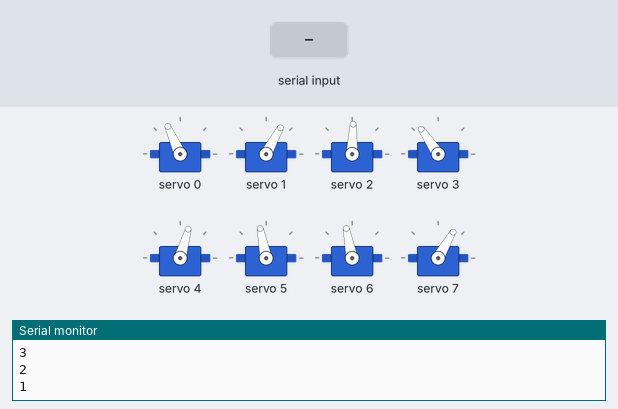
Recording of a sketch running on a simulated ESP32. On the bench: 8 × servo, the last lines printed to the serial monitor. The test bench sets the inputs (shaded band).

Above: at 12.2 s.
12.3 s: "2" received over Serial
At 12.86 s:
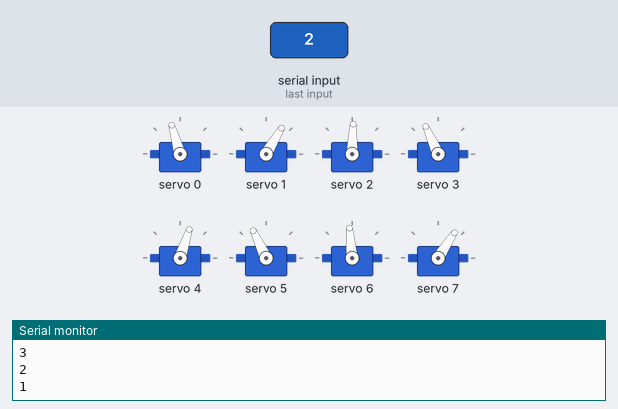
At 13.36 s:
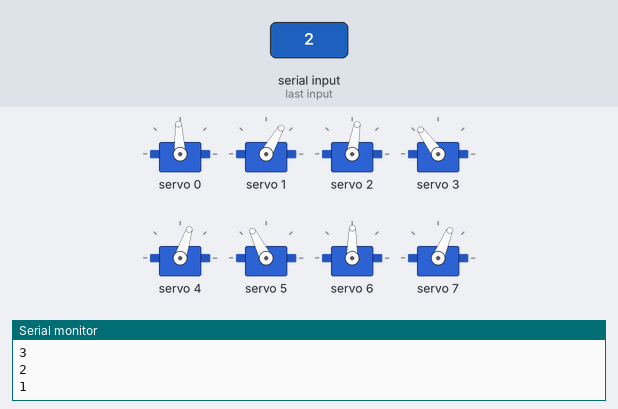
15.3 s: "1" received over Serial
18.3 s: "0" received over Serial
At 19.4 s:
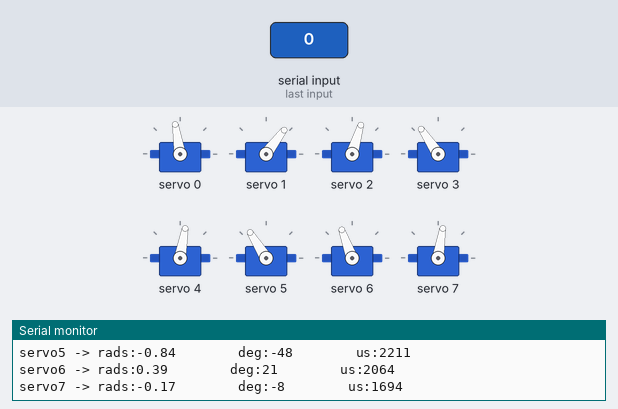
Timing chart, 0 to 21.3 s (numbered marks = the images above; inputs shaded):
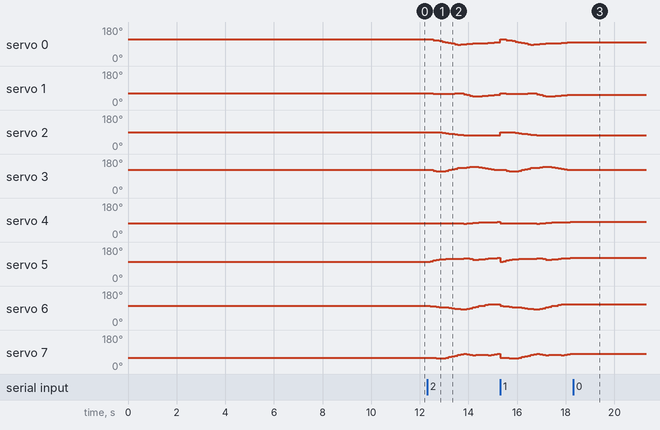

The sketch:

3D_SS_48.ino
```cpp
// HOW TO:
// ------------------------------
// Serial input = 2 -> Steps through gait sequence once and stops at the end.
// Serial input = 1 -> Steps through gait sequence in a loop.
// Serial input = 0 -> Stops infinite loop at the node where it is at that moment

//Gait template
#include <Wire.h>
#include <Adafruit_PWMServoDriver.h>

Adafruit_PWMServoDriver pca9685 = Adafruit_PWMServoDriver();

#define SERVO_FREQ 300
#define SER0 0 //Hip 1
#define SER1 1 //Knee 1
#define SER2 2 //Hip 2
#define SER3 3 //Knee 2
#define SER4 4 //Hip 3
#define SER5 5 //Knee 3
#define SER6 6 //Hip 4
#define SER7 7 //Knee 4

// Insert servo angles here:
// For 3D gaits, these angles are obtained from linearisation.py
// For 2D gaits, these angles are obtained from 2D_trajectory_reader.py
float SS_servo0[] = {-0.51724752, -0.49687805, -0.43311711, -0.3679471 , -0.29696905, -0.21822921, -0.13777268, -0.05665656,  0.02428989,  0.10550167,  0.178439  ,  0.14804504,  0.10243057,  0.06541169,  0.04411493,  0.02639827,  0.01051893, -0.00769156, -0.02640844, -0.04778439, -0.06785836, -0.08958958, -0.1085497 , -0.12907227, -0.13615785, -0.137096  , -0.14466933, -0.15055744, -0.16766946, -0.20082972, -0.24164432, -0.28331055, -0.32574943, -0.36678117, -0.40429016, -0.4325453 , -0.4523745 , -0.4667741 , -0.4806219 , -0.4948746 , -0.50441348, -0.51031086, -0.5139467 , -0.51830486, -0.521673  , -0.52184917, -0.52445411, -0.51583723};
float SS_servo1[] = {0.65384959, 0.65155319, 0.66507429, 0.68082255, 0.69052494, 0.69237177, 0.69245125, 0.69207568, 0.66471973, 0.61451191, 0.58434146, 0.65234647, 0.73997661, 0.84237047, 0.94590277, 1.00692429, 1.00419391, 0.98600705, 0.96400385, 0.92196047, 0.88392102, 0.87164801, 0.85206977, 0.82855775, 0.78180176, 0.72916663, 0.68846045, 0.64869065, 0.64921339, 0.70092999, 0.78356372, 0.87173007, 0.96006568, 1.04809123, 1.11017688, 1.13076594, 1.12206911, 1.11694221, 1.11094423, 1.10284084, 1.07131146, 1.02127298, 0.95713487, 0.8945025 , 0.83169307, 0.77327121, 0.74108307, 0.68245163};
float SS_servo2[] = {-0.16905272, -0.16953382, -0.16914312, -0.16706919, -0.1718121 , -0.19975201, -0.25074857, -0.3034333 , -0.35634371, -0.41118705, -0.45846651, -0.482303  , -0.49273542, -0.50402723, -0.5108869 , -0.51798813, -0.5174277 , -0.51871124, -0.52020504, -0.52280299, -0.52110615, -0.52243052, -0.51850836, -0.51723448, -0.45185037, -0.37773759, -0.30519714, -0.23148674, -0.15148395, -0.07097439,  0.01007393,  0.09130668,  0.17235637,  0.24346899,  0.22120261,  0.16918807,  0.12341131,  0.08742274,  0.04970196,  0.01326169, -0.01576319, -0.03911516, -0.05525973, -0.07169892, -0.08975433, -0.10771323, -0.1335707 , -0.16041779};
float SS_servo3[] = {0.67698208, 0.6293607 , 0.55266443, 0.47547571, 0.42660721, 0.4445915 , 0.52666477, 0.62146627, 0.71741381, 0.81549214, 0.9043305 , 0.9385146 , 0.94436731, 0.97680914, 1.02820463, 1.05169299, 1.01868672, 0.97213334, 0.92218369, 0.85439972, 0.78490728, 0.73782805, 0.68084309, 0.67269331, 0.68348157, 0.69069601, 0.69865968, 0.70552012, 0.70188304, 0.68944833, 0.68026812, 0.64181107, 0.58294076, 0.53685249, 0.58257226, 0.6615756 , 0.71416801, 0.76005452, 0.81120996, 0.85713862, 0.86295461, 0.84061654, 0.79212157, 0.74639514, 0.70657344, 0.677398  , 0.69082873, 0.70016768};
float SS_servo4[] = {0.47735068, 0.49668815, 0.50638003, 0.5157082 , 0.52180376, 0.51745154, 0.51148903, 0.50808232, 0.50743846, 0.51066178, 0.51422354, 0.51583218, 0.52393068, 0.51761262, 0.48729692, 0.45235324, 0.42631876, 0.41767393, 0.41038896, 0.41024479, 0.40479314, 0.38320231, 0.36304026, 0.34042601, 0.31313673, 0.27383943, 0.24294669, 0.21502584, 0.18938189, 0.15671917, 0.12688952, 0.0951714 , 0.06033466, 0.04649424, 0.06355045, 0.08064633, 0.10942693, 0.1870149 , 0.26839611, 0.34935716, 0.42715371, 0.5024621 , 0.55797201, 0.57185759, 0.54905498, 0.52604051, 0.50782959, 0.482644  };
float SS_servo5[] = {-0.35850778, -0.43928468, -0.52617597, -0.61256028, -0.68171432, -0.71488286, -0.72893744, -0.73703517, -0.74963647, -0.76861982, -0.78049185, -0.79815238, -0.83005968, -0.81210157, -0.72067461, -0.64349779, -0.62154602, -0.64798297, -0.68124448, -0.75034269, -0.80593951, -0.81301453, -0.82495414, -0.83776455, -0.83641024, -0.8041395 , -0.79384055, -0.78643267, -0.76823985, -0.71702053, -0.65708252, -0.58956503, -0.51694698, -0.46597217, -0.49001537, -0.53064433, -0.60672513, -0.67815943, -0.72036336, -0.7286951 , -0.72441116, -0.71827348, -0.70387435, -0.66179232, -0.60252878, -0.56289732, -0.4773581 , -0.39176376};
float SS_servo6[] = { 0.17793079,  0.15791647,  0.13273126,  0.11150396,  0.08560667,  0.05652987,  0.0215502 , -0.0200086 , -0.06168861, -0.10785129, -0.15152329, -0.1850926 , -0.18452448, -0.13354993, -0.05350143,  0.02700494,  0.1041699 ,  0.17455889,  0.24380808,  0.30707199,  0.37480153,  0.38523144,  0.38542742,  0.37948796,  0.38690122,  0.4043453 ,  0.42232989,  0.44024897,  0.4512656 ,  0.44128099,  0.43053144,  0.42092532,  0.42296782,  0.4250468 ,  0.45004523,  0.46454602,  0.45459335,  0.40032215,  0.34584768,  0.2965083 ,  0.2688287 ,  0.2584945 ,  0.26258999,  0.26568592,  0.26637748,  0.25971588,  0.22369448,  0.19410352};
float SS_servo7[] = {-0.63176666, -0.63841804, -0.66283978, -0.6954209 , -0.70435493, -0.68553228, -0.63341758, -0.55496748, -0.47530262, -0.38701365, -0.26940744, -0.17751786, -0.15038032, -0.22886443, -0.29082004, -0.30176582, -0.2964719 , -0.28217723, -0.26703939, -0.24747388, -0.31574403, -0.28311336, -0.22046564, -0.14843172, -0.17245536, -0.252284  , -0.33689061, -0.41919695, -0.47501471, -0.47521286, -0.45935068, -0.44164821, -0.44778168, -0.4519022 , -0.51672927, -0.57897259, -0.60442994, -0.52826614, -0.44914962, -0.38039042, -0.3694405 , -0.40544228, -0.48140859, -0.55714517, -0.62853597, -0.67703748, -0.64147709, -0.6253295 };

int node=0;
int first=0;
int input=0;
int end_time=0;
int time_step=120000;
int steps = sizeof(SS_servo0)/sizeof(SS_servo0[0]);
int one_print = 0;

// -------------------Joint configurations-------------------
int servo0=0;
int servo0_deg=0;
int servo1=0;
int servo1_deg=0;
int servo2=0;
int servo2_deg=0;
int servo3=0;
int servo3_deg=0;
int servo4=0;
int servo4_deg=0;
int servo5=0;
int servo5_deg=0;
int servo6=0;
int servo6_deg=0;
int servo7=0;
int servo7_deg=0;

void setup() {
  Serial.begin(115200);
  pca9685.begin();

  pca9685.setOscillatorFrequency(27000000); //Value between 24MHz and 27MHz, tuned for this setup
  pca9685.setPWMFreq(SERVO_FREQ);
  delay (1000);

  servo0_deg=SS_servo0[0]/3.14159265*180;
  servo0=map(servo0_deg,-38,90,2200,1030);
  servo1_deg=SS_servo1[0]/3.14159265*180;
  servo1=map(servo1_deg,-90,90,2600,950);
  servo2_deg=SS_servo2[0]/3.14159265*180;
  servo2=map(servo2_deg,-38,90,1510,2730);
  servo3_deg=SS_servo3[0]/3.14159265*180;
  servo3=map(servo3_deg,-90,90,1100,2700);
  servo4_deg=SS_servo4[0]/3.14159265*180;
  servo4=map(servo4_deg,-90,38,2700,1500);
  servo5_deg=SS_servo5[0]/3.14159265*180;
  servo5=map(servo5_deg,-90,90,2600,930);
  servo6_deg=SS_servo6[0]/3.14159265*180;
  servo6=map(servo6_deg,-90,38,850,2250);
  servo7_deg=SS_servo7[0]/3.14159265*180;
  servo7=map(servo7_deg,-90,90,920,2620);

  pca9685.setPWM(SER0,0,servo0);
  pca9685.setPWM(SER1,0,servo1);
  pca9685.setPWM(SER2,0,servo2);
  pca9685.setPWM(SER3,0,servo3);
  pca9685.setPWM(SER4,0,servo4);
  pca9685.setPWM(SER5,0,servo5);
  pca9685.setPWM(SER6,0,servo6);
  pca9685.setPWM(SER7,0,servo7);

  Serial.print("Node:");
  Serial.println(node);
  Serial.print("servo0 -> rads:");
  Serial.print(SS_servo0[node]);
  Serial.print("        deg:");
  Serial.print(servo0_deg);
  Serial.print("        us:");
  Serial.println(servo0);
  Serial.print("servo1 -> rads:");
  Serial.print(SS_servo1[node]);
  Serial.print("        deg:");
  Serial.print(servo1_deg);
  Serial.print("        us:");
  Serial.println(servo1);
  Serial.print("servo2 -> rads:");
  Serial.print(SS_servo2[node]);
  Serial.print("        deg:");
  Serial.print(servo2_deg);
  Serial.print("        us:");
  Serial.println(servo2);
  Serial.print("servo3 -> rads:");
  Serial.print(SS_servo3[node]);
  Serial.print("        deg:");
  Serial.print(servo3_deg);
  Serial.print("        us:");
  Serial.println(servo3);
  Serial.print("servo4 -> rads:");
  Serial.print(SS_servo4[node]);
  Serial.print("        deg:");
  Serial.print(servo4_deg);
  Serial.print("        us:");
  Serial.println(servo4);
  Serial.print("servo5 -> rads:");
  Serial.print(SS_servo5[node]);
  Serial.print("        deg:");
  Serial.print(servo5_deg);
  Serial.print("        us:");
  Serial.println(servo5);
  Serial.print("servo6 -> rads:");
  Serial.print(SS_servo6[node]);
  Serial.print("        deg:");
  Serial.print(servo6_deg);
  Serial.print("        us:");
  Serial.println(servo6);
  Serial.print("servo7 -> rads:");
  Serial.print(SS_servo7[node]);
  Serial.print("        deg:");
  Serial.print(servo7_deg);
  Serial.print("        us:");
  Serial.println(servo7);

  Serial.println("10");
  delay(1000);
  Serial.println("9");
  delay(1000);
  Serial.println("8");
  delay(1000);
  Serial.println("7");
  delay(1000);
  Serial.println("6");
  delay(1000);
  Serial.println("5");
  delay(1000);
  Serial.println("4");
  delay(1000);
  Serial.println("3");
  delay(1000);
  Serial.println("2");
  delay(1000);
  Serial.println("1");
  delay(1000);

}

void loop()
{
  if(Serial.available()>0)
  {
    first=Serial.read();
    if(first=='2')
    {
      input=2;
      node=0;
      one_print=1;
    }
    if(first=='1')
    {
      input=1;
      node=0;
      one_print=1;
    }
    if(first=='0')
    {
      input=0;
    }
  }
  if(input==1 or input==2)
  {
      if(esp_timer_get_time()>=end_time)
      {
        servo0_deg=SS_servo0[node]/3.14159265*180;
        servo0=map(servo0_deg,-38,90,2200,1030);
        servo1_deg=SS_servo1[node]/3.14159265*180;
        servo1=map(servo1_deg,-90,90,2600,950);
        servo2_deg=SS_servo2[node]/3.14159265*180;
        servo2=map(servo2_deg,-38,90,1510,2730);
        servo3_deg=SS_servo3[node]/3.14159265*180;
        servo3=map(servo3_deg,-90,90,1100,2700);
        servo4_deg=SS_servo4[node]/3.14159265*180;
        servo4=map(servo4_deg,-90,38,2700,1500);
        servo5_deg=SS_servo5[node]/3.14159265*180;
        servo5=map(servo5_deg,-90,90,2600,930);
        servo6_deg=SS_servo6[node]/3.14159265*180;
        servo6=map(servo6_deg,-90,38,850,2250);
        servo7_deg=SS_servo7[node]/3.14159265*180;
        servo7=map(servo7_deg,-90,90,920,2620);

        pca9685.setPWM(SER0,0,servo0);
        pca9685.setPWM(SER1,0,servo1);
        pca9685.setPWM(SER2,0,servo2);
        pca9685.setPWM(SER3,0,servo3);
        pca9685.setPWM(SER4,0,servo4);
        pca9685.setPWM(SER5,0,servo5);
        pca9685.setPWM(SER6,0,servo6);
        pca9685.setPWM(SER7,0,servo7);

        node+=1;
        if(node>=steps and input==1)
        {
          Serial.print("Input:");
          Serial.println(input);
          node=0;
        }
        if(node>=steps and input==2)
        {
          Serial.print("Input:");
          Serial.println(input);
          input=0;
        }
         end_time=esp_timer_get_time()+time_step;
      }
   }

  if(input == 0)
  {
        pca9685.setPWM(SER0,0,servo0);
        pca9685.setPWM(SER1,0,servo1);
        pca9685.setPWM(SER2,0,servo2);
        pca9685.setPWM(SER3,0,servo3);
        pca9685.setPWM(SER4,0,servo4);
        pca9685.setPWM(SER5,0,servo5);
        pca9685.setPWM(SER6,0,servo6);
        pca9685.setPWM(SER7,0,servo7);

        if(one_print==1)
        {
          Serial.print("Input:");
          Serial.println(input);
          Serial.print("Node:");
          Serial.println(node);
          Serial.print("servo0 -> rads:");
          Serial.print(SS_servo0[node]);
          Serial.print("        deg:");
          Serial.print(servo0_deg);
          Serial.print("        us:");
          Serial.println(servo0);
          Serial.print("servo1 -> rads:");
          Serial.print(SS_servo1[node]);
          Serial.print("        deg:");
          Serial.print(servo1_deg);
          Serial.print("        us:");
          Serial.println(servo1);
          Serial.print("servo2 -> rads:");
          Serial.print(SS_servo2[node]);
          Serial.print("        deg:");
          Serial.print(servo2_deg);
          Serial.print("        us:");
          Serial.println(servo2);
          Serial.print("servo3 -> rads:");
          Serial.print(SS_servo3[node]);
          Serial.print("        deg:");
          Serial.print(servo3_deg);
          Serial.print("        us:");
          Serial.println(servo3);
          Serial.print("servo4 -> rads:");
          Serial.print(SS_servo4[node]);
          Serial.print("        deg:");
          Serial.print(servo4_deg);
          Serial.print("        us:");
          Serial.println(servo4);
          Serial.print("servo5 -> rads:");
          Serial.print(SS_servo5[node]);
          Serial.print("        deg:");
          Serial.print(servo5_deg);
          Serial.print("        us:");
          Serial.println(servo5);
          Serial.print("servo6 -> rads:");
          Serial.print(SS_servo6[node]);
          Serial.print("        deg:");
          Serial.print(servo6_deg);
          Serial.print("        us:");
          Serial.println(servo6);
          Serial.print("servo7 -> rads:");
          Serial.print(SS_servo7[node]);
          Serial.print("        deg:");
          Serial.print(servo7_deg);
          Serial.print("        us:");
          Serial.println(servo7);
          one_print=0;
        }

  }
}
```

Measured:
- after the input at 12.3 s, servo 0: 114° → 111° after 0.25 s, → 109° 0.13 s later, → 106° 0.13 s later, → 102° 0.13 s later, … (20 changes in this stretch); servo 1: 61° → 60° after 0.26 s, → 59° 0.13 s later, → 60° 0.63 s later, → 62° 0.13 s later, … (16 changes in this stretch)
- after the input at 18.3 s, servo 0: stops changing and stays 99°; servo 1: stops changing and stays 53°; servo 2: stops changing and stays 73°; servo 3: stops changing and stays 124°; servo 4: stops changing and stays 80°
